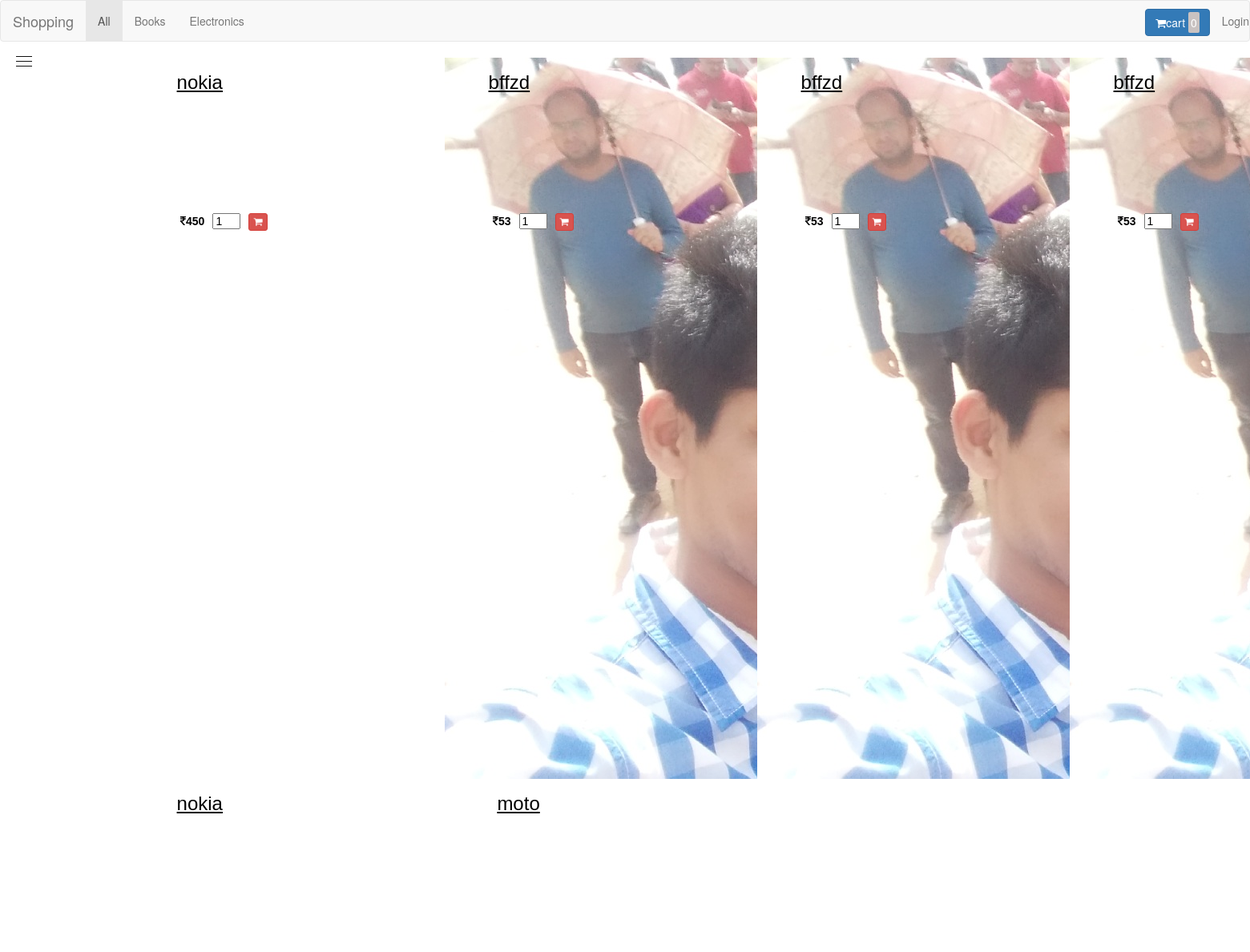
Screenshot of /sample1.php with the database file from the repository.
### tables this page shows
CREATE TABLE `category` (
  `id` int(11) NOT NULL,
  `cid` int(11) NOT NULL,
  `categoryname` varchar(40) NOT NULL
);

CREATE TABLE `product` (
  `id` int(11) NOT NULL,
  `pid` int(10) NOT NULL,
  `category` varchar(40) NOT NULL,
  `name` varchar(40) NOT NULL,
  `price` int(10) NOT NULL,
  `image` text NOT NULL
);

### sample1.php (the view, shortened to what this page needs)
<?php
include("include/config.php");
 ?>
<!DOCTYPE html>
<html>
  <head>
    <link rel="stylesheet" href="css/style.css">
    <link rel="stylesheet" href="css/style4.css">
<link rel="stylesheet" href="https://maxcdn.bootstrapcdn.com/bootstrap/3.3.7/css/bootstrap.min.css">
<link rel="stylesheet" href="css/font-awesome.css">
  </head>
  <body >
<?php include("include/main_header.php"); ?>
<?php include("include/main.sidebar.php"); ?>
<div class="col-md-12" id="content" style="margin-left:150px">
  <div class="row">
    <?php include("include/config.php");
     $query="select * from product";
     $result=mysqli_query($bd,$query);
     while($row=mysqli_fetch_array($result))
     {
     ?>
     <div class="col-md-3">
         <img src="productimages/<?php echo $row['image']; ?>" alt="" >
<div class="overlay">
        <div class="content">
            <span style="top:10px;color:black;"><center><h3><u><?php echo $row['name']; ?></u></h3></center></span>
          <span style="float:left;margin-right:10px;margin-left:60px;color:black;margin-top:140px;"><b><i class="fa fa-inr" aria-hidden="true"></i><?php echo $row['price']; ?></b></span>
              <input type="number" name="number" value="1" min="1" style="color:black;margin-top:140px;width:35px;height:20px;margin-right:10px;float:left;">
              <button type="button" name="button" style="margin-top:140px;" class="btn btn-danger btn-xs"><i class="fa fa-shopping-cart" aria-hidden="true"></i></button>
      </div>
     </div>
   </div>
<?php } ?>
     </div>
  </div>
  </body>
</html>

### include/main_header.php
<nav class="navbar navbar-default">
    <div class="navbar-header">
      <a class="navbar-brand" href="#">Shopping</a>
    </div>
    <ul class="nav navbar-nav">
      <li class="active"><a href="index.php">All</a></li>
      <?php $query="select * from category;";
      $result=mysqli_query($bd,$query);
      while($row=mysqli_fetch_array($result)){ ?>
      <li><a href="#"><?php echo $row['categoryname'];?></a></li>
    <?php } ?>
    </ul>
      <ul class="nav navbar-nav navbar-right">
        <li><button type="button" name="button" class="btn btn-primary" style="margin-top:10px;"  onClick="<?php header('loacation:cartitems.php');?>"><i class="fa fa-shopping-cart" aria-hidden="true" ></i>cart
        <span id="number" style="width:40px;height:15px;background-color:rgb(201, 194, 193);padding:3px;border-radius:2px;">0</span></button></li>
        <li><a href="login.php">Login</a></li>
      </ul>
</nav>

### include/main.sidebar.php (shortened to what this page needs)
<div id="sidebar" style="margin-top:50px;" >
    <div id="side-btn" onClick="slidecontent()">
   <span></span>
   <span></span>
   <span></span>
    </div>
</div>

### css/style.css (style rules this page uses)
.content { font-family:sans-serif; position: absolute; opacity: 1; color:rgb(177, 116, 116); z-index:1001; top:-2px; }

### css/style4.css (style rules this page uses)
body { margin:0px; padding:0px; }
#sidebar { background:#151718; width:200px; height:650px; displa:block; top:0px; left:-200px; position:absolute; transition: left 0.3s linear; }
#side-btn { display:inline-block; vertical-align: middle; cursor: pointer; width:20px; height:15px; margin: 20px; position:absolute; top:0px; right:-60px; z-index:1000; }
#side-btn span { height:1px; background: #111; margin-bottom:5px; display:block; }

### rows the page displays
category: categoryname "Books"
category: categoryname "Electronics"
product: name "nokia", price "450"
product: name "bffzd", price "53"
product: image (picture), name "bffzd", price "53"
product: image (picture), name "bffzd", price "53"
product: name "nokia"
product: name "moto"
